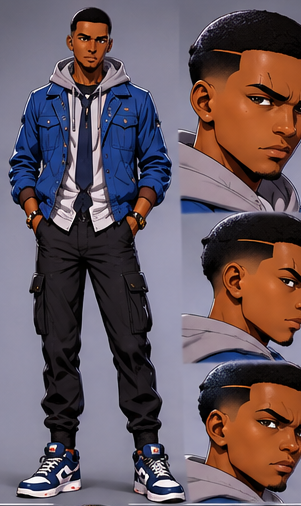
#> input picture andile-film/cast/C01_andile.png, 301 x 506 px, given in place of f0230.png, which was not available
$ python compose_starts.py ../cast ../cast/C02_futhi.png
#> lines starting #> are read from the running program, lines starting #| are printed output that depends on the picture; after the words box and inside, x2 and y2 are one past the last pixel; in counts of white or black regions, pixels touching at a corner belong together
"""Compose the fight start frames: empty 3D club plates (render.js --q='empty=1&prim=1') + locked cast-sheet cutouts.
Usage: python3 compose_starts.py <plates_dir> <out_dir>"""
import sys
from PIL import Image, ImageDraw, ImageFilter, ImageEnhance
PL, OUT = sys.argv[1], sys.argv[2]
ART = '../teaser/public/s1/'
def char(name, h, tint=(1.0, 0.82, 1.0), dark=0.9, flip=False):
#> called with name = 'andile_body', h = 560, tint = (1, 0.82, 1), dark = 0.9, flip = False
    im = Image.open(ART + name + '.png').convert('RGBA')
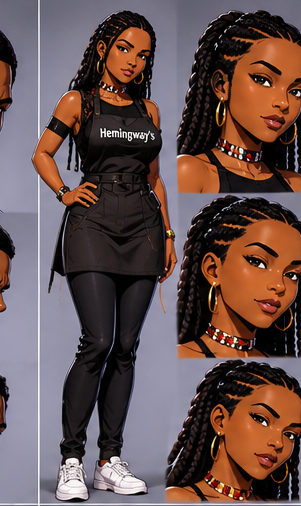
#> input picture andile-film/cast/C02_futhi.png, 301 x 506 px, given in place of andile_body.png, which was not available
    if flip: im = im.transpose(Image.FLIP_LEFT_RIGHT)
    im = im.resize((round(im.width * h / im.height), h), Image.LANCZOS)
#> im: PIL image 333x560 RGBA
    r, g, b, a = im.split()
#> a: PIL image 333x560 L; every value is 255
    r = r.point(lambda v: v * tint[0] * dark); g = g.point(lambda v: v * tint[1] * dark); b = b.point(lambda v: v * tint[2] * dark)
#> after `g = g.point(lambda v: v * tint[1] * dark)`:
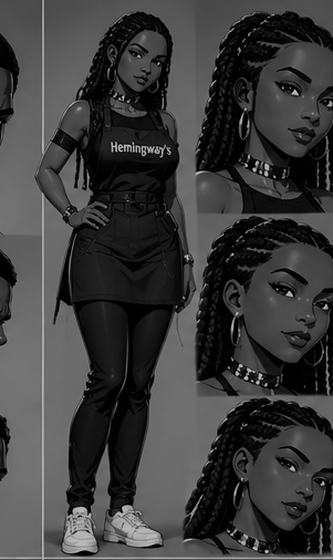
#> g: PIL image 333x560 L; min 0, max 188, mean 59.9
    return Image.merge('RGBA', (r, g, b, a))
#> returned value: PIL image 333x560 RGBA
def shadow(bg, cx, y, w):
#> called with cx = 760, y = 1010, w = 299
    sh = Image.new('L', bg.size, 0); ImageDraw.Draw(sh).ellipse([cx - w // 2, y - w // 9, cx + w // 2, y + w // 9], fill=150)
#> after `sh = Image.new('L', bg.size, 0)`: sh: PIL image 1920x1080 L; every value is 0
#> after `ImageDraw.Draw(sh).ellipse([cx - w // 2, y - w // 9, cx + w // 2, y + `:
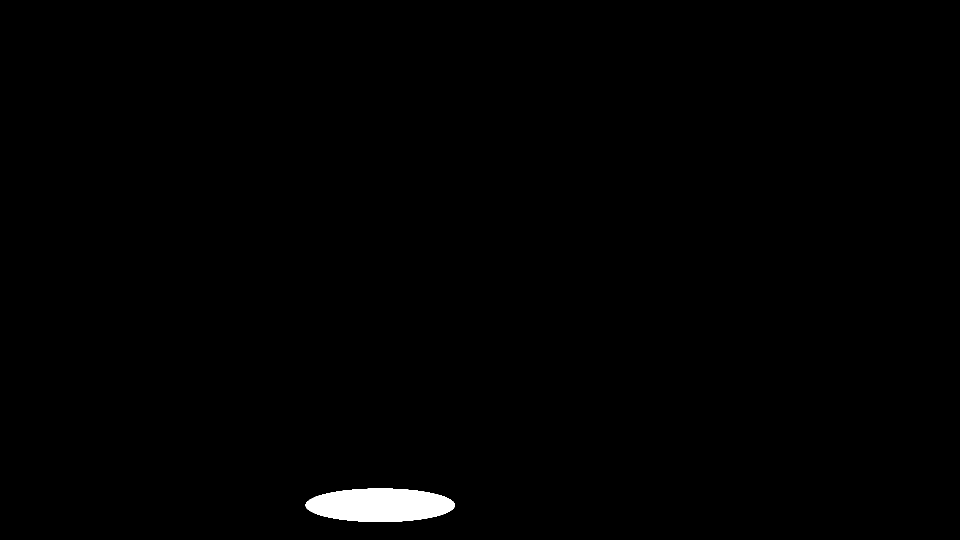
#> sh: PIL image 1920x1080 L (shown at 1/2 size); values 0 (black) and 150 (white), 0.76% white; 1 white region, box (x1, y1, x2, y2) and area: (611, 977, 910, 1044) 15757
    bg.paste(Image.new('RGB', bg.size, (10, 0, 15)), (0, 0), sh.filter(ImageFilter.GaussianBlur(18)))
def place(bg, im, cx, feet, shade=True):
    if shade: shadow(bg, cx, feet, int(im.width * 0.9))
    bg.paste(im, (cx - im.width // 2, feet - im.height), im)
def plate(f): return Image.open(f'{PL}/f{f:04d}.png').convert('RGB').resize((1920, 1080))
S = {}
# F1 standoff on the dance floor
bg = plate(230); place(bg, char('andile_body', 560), 760, 1010); place(bg, char('bouncer_body', 660), 1250, 1000); S['F1'] = bg
#> call 2 of char, with name = 'bouncer_body', h = 660, tint = (1, 0.82, 1), dark = 0.9, flip = False
#> in char (call 2), `r, g, b, a = im.split()`:
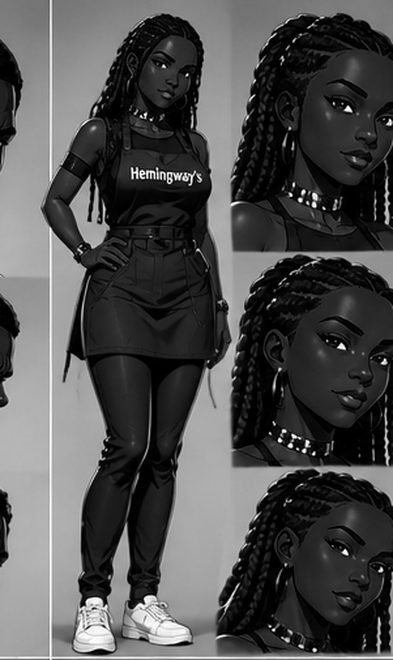
#> b: PIL image 393x660 L; min 0, max 255, mean 79
#> in char (call 2), `r, g, b, a = im.split()`: a: PIL image 393x660 L; every value is 255
#> in char (call 2), `r = r.point(lambda v: v * tint[0] * dark)`:
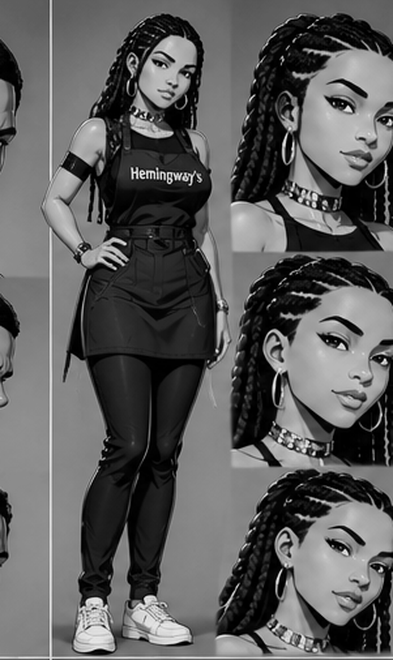
#> r: PIL image 393x660 L; min 0, max 230, mean 92.5
#> in char (call 2), `return Image.merge('RGBA', (r, g, b, a))`:
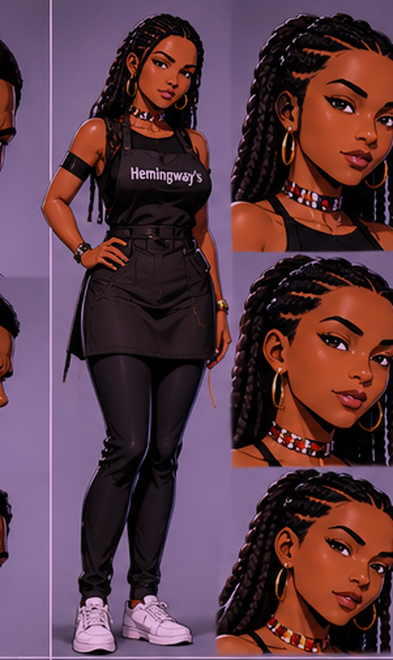
#> returned value: PIL image 393x660 RGBA; mean R, G, B, A 92.5, 59.9, 71.1, 255
#> call 2 of place, with cx = 1250, feet = 1000, shade = True
#> in shadow (call 2), `ImageDraw.Draw(sh).ellipse([cx - w // 2, y - w // 9, cx + w // 2, y + `: sh: PIL image 1920x1080 L; values 0 (black) and 150 (white), 1.1% white; 1 white region, box (x1, y1, x2, y2) and area: (1074, 961, 1427, 1040) 21935
#> in place (call 2), `bg.paste(im, (cx - im.width // 2, feet - im.height), im)`:
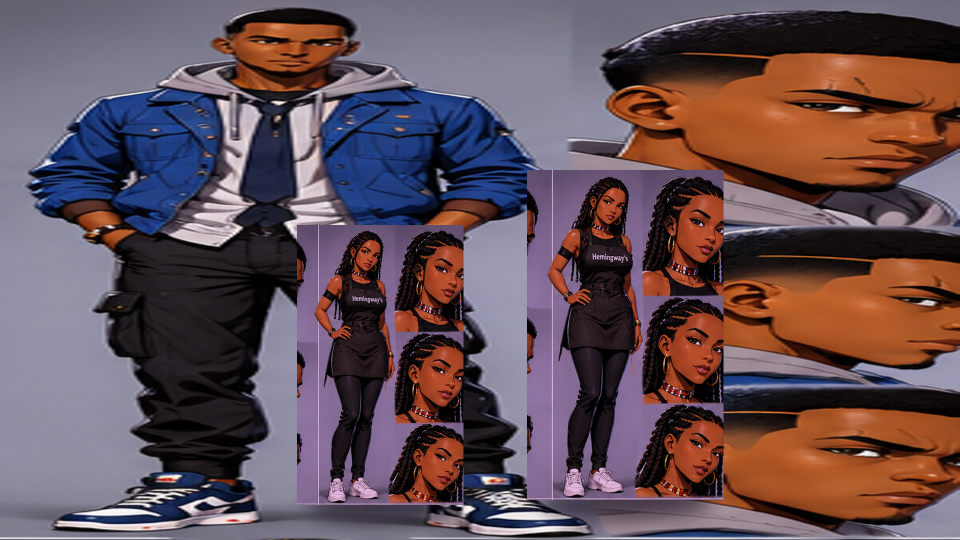
#> bg: PIL image 1920x1080 RGB (shown at 1/2 size); mean R, G, B 99.4, 79.1, 85.9
# F2 the charge (bar + door): bouncer big in foreground right, Andile mid left
bg = plate(389); place(bg, char('andile_body', 640), 620, 1060); place(bg, char('bouncer_body', 1000), 1380, 1160); S['F2'] = bg
#> (the run stopped early here; a loop or call above may not have finished)
